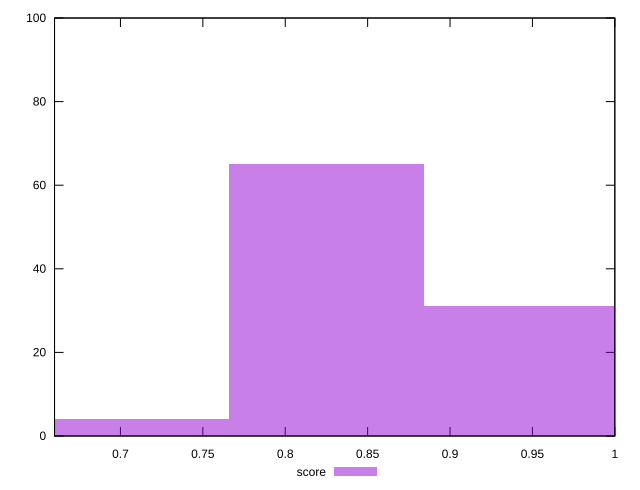

Generate this figure with gnuplot:
reset

$score <<EOF
0.825022389476649 65
0.9428827308304559 31
0.707162048122842 4
EOF

set key outside below
set boxwidth 0.11786034135380699
set xrange [0.66:1]
set yrange [0:100]
set trange [0:100]
set style fill transparent solid 0.5 noborder
set terminal svg size 640, 490 enhanced background rgb 'white'
set output "reprap/uses-optimized-images/samples/pages+cached+noexternal/score/histogram.svg"

plot $score title "score" with boxes

reset
